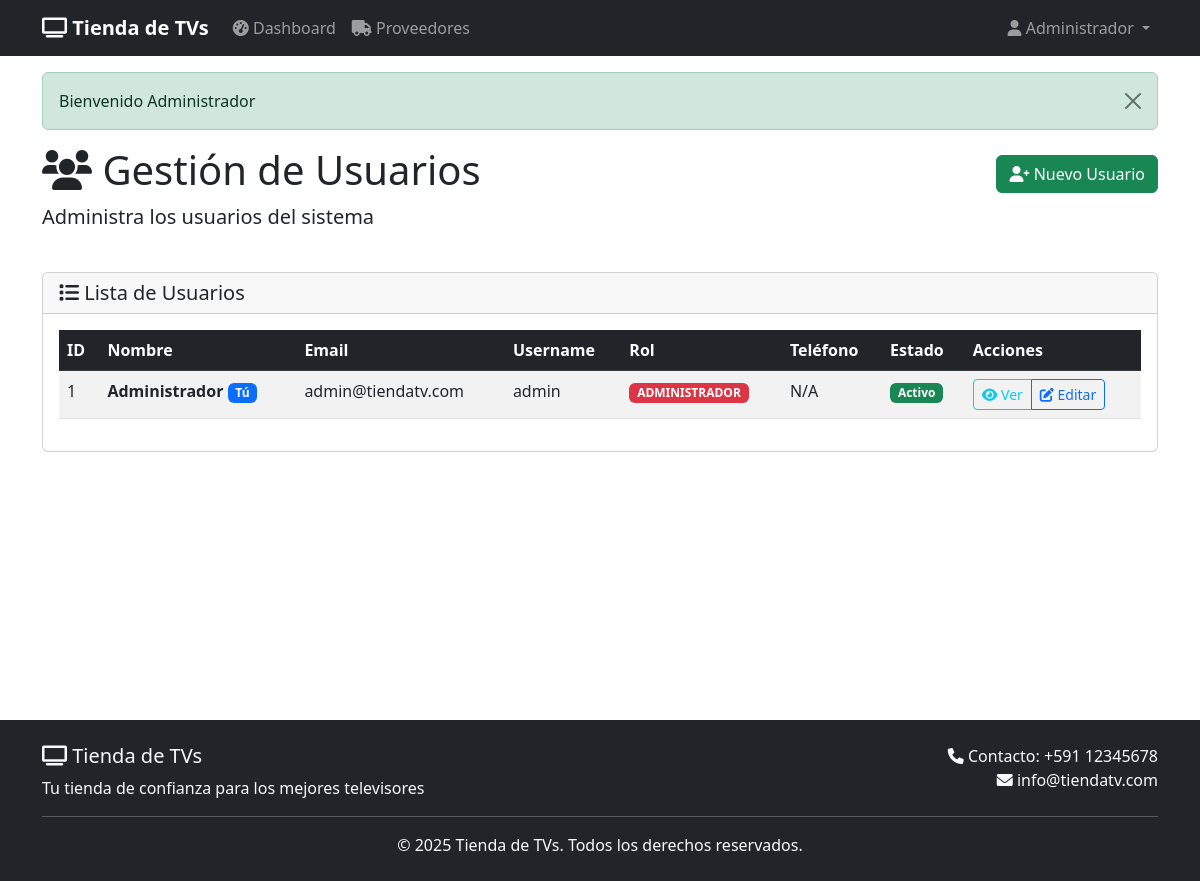
The app's page /?c=UsuariosController&a=index (signed in) with its own data.
### tables this page shows
CREATE TABLE usuario (
  id_usuario INT AUTO_INCREMENT PRIMARY KEY,
  nombre VARCHAR(100) NOT NULL,
  ci VARCHAR(20) UNIQUE,
  telefono VARCHAR(20),
  direccion VARCHAR(150),
  correo VARCHAR(100) UNIQUE,
  username VARCHAR(40) UNIQUE NOT NULL,
  password_hash VARCHAR(255) NOT NULL,
  rol ENUM('CLIENTE','ADMINISTRADOR') NOT NULL,
  fecha_nacimiento DATE,
  genero ENUM('M', 'F', 'OTRO'),
  ultimo_login DATETIME,
  avatar_url VARCHAR(255),
  estado TINYINT(1) DEFAULT 1,
  fecha_creacion DATETIME DEFAULT CURRENT_TIMESTAMP
);

### controllers/UsuariosController.php (called while the page is built, shortened)
<?php
require_once ROOT_CORE . '/Model.php';
require_once ROOT_CORE . '/../models/UsuarioModel.php';
class UsuariosController
{
    private $usuarioModel;
    public function __construct()
    {
        $this->usuarioModel = new UsuarioModel();
    }
    public function index()
    {
        $usuarios = $this->usuarioModel->getAll();
        include ROOT_VIEW . '/usuarios/index.php';
    }
}

### core/Conectar.php (called while the page is built, shortened)
<?php
class Conectar
{
    private $driver = "mysql";
    private $host = "127.0.0.1";
    private $port = "3306";
    private $user = "root";
    private $pass = "12345";
    private $database = "bd_televisor";
    public function conexionPDO()
    {
        $pdo = null;
        if ($this->driver == "mysql" || $this->driver == null) {
            try {
                $pdo = new PDO(
                    'mysql:host=' . $this->host . ';port=' . $this->port . ';dbname=' . $this->database . '',
                    $this->user,
                    $this->pass,
                    array(PDO::MYSQL_ATTR_INIT_COMMAND => "SET NAMES utf8")
                );
                $pdo->setAttribute(PDO::ATTR_ERRMODE, PDO::ERRMODE_EXCEPTION);
            } catch (\PDOException $e) {
                throw new \PDOException($e->getMessage(), (int) $e->getCode());
            }
        }
        return $pdo;
    }
}

### models/UsuarioModel.php (called while the page is built, shortened)
<?php
require_once ROOT_CORE . '/Model.php';
class UsuarioModel extends Model
{
    protected $table = 'usuario';
    public function getAll()
    {
        $sql = "SELECT * FROM {$this->table} WHERE estado = 1";
        $stmt = $this->executeQuery($sql);
        return $stmt ? $stmt->fetchAll(PDO::FETCH_ASSOC) : [];
    }
}

### core/Model.php (called while the page is built, shortened)
<?php
require_once 'Conectar.php';
class Model {
    protected $db;
    public function __construct() {
        $conectar = new Conectar();
        $this->db = $conectar->conexionPDO();
    }
    protected function executeQuery($sql, $params = []) {
        try {
            $stmt = $this->db->prepare($sql);
            $stmt->execute($params);
            return $stmt;
        } catch (PDOException $e) {
            error_log("Error en consulta: " . $e->getMessage());
            return false;
        }
    }
}
?>

### views/usuarios/index.php (the view, shortened to what this page needs)
<?php
include __DIR__ . '/../layouts/header.php';
?>
<div class="row mb-4">
    <div class="col-12">
        <div class="d-flex justify-content-between align-items-center">
            <h1><i class="fas fa-users"></i> Gestión de Usuarios</h1>
            <a href="<?php echo HTTP_BASE; ?>/?c=UsuariosController&a=crear" class="btn btn-success">
                <i class="fas fa-user-plus"></i> Nuevo Usuario
            </a>
        </div>
        <p class="lead">Administra los usuarios del sistema</p>
    </div>
</div>
<div class="row">
    <div class="col-12">
        <div class="card">
            <div class="card-header">
                <h5 class="card-title mb-0">
                    <i class="fas fa-list"></i> Lista de Usuarios
                </h5>
            </div>
            <div class="card-body">
                <?php if (empty($usuarios)): ?>
                    <div class="alert alert-info text-center">
                        <i class="fas fa-info-circle"></i> No hay usuarios registrados.
                    </div>
                <?php else: ?>
                    <div class="table-responsive">
                        <table class="table table-striped table-hover">
                            <thead class="table-dark">
                                <tr>
                                    <th>ID</th>
                                    <th>Nombre</th>
                                    <th>Email</th>
                                    <th>Username</th>
                                    <th>Rol</th>
                                    <th>Teléfono</th>
                                    <th>Estado</th>
                                    <th>Acciones</th>
                                </tr>
                            </thead>
                            <tbody>
                                <?php foreach ($usuarios as $usuario): ?>
                                    <tr>
                                        <td><?php echo $usuario['id_usuario']; ?></td>
                                        <td>
                                            <strong><?php echo $usuario['nombre']; ?></strong>
                                            <?php if ($usuario['id_usuario'] == $_SESSION['usuario']['id_usuario']): ?>
                                                <span class="badge bg-primary">Tú</span>
                                            <?php endif; ?>
                                        </td>
                                        <td><?php echo $usuario['correo']; ?></td>
                                        <td><?php echo $usuario['username']; ?></td>
                                        <td>
                                            <span class="badge bg-<?php echo $usuario['rol'] == 'ADMINISTRADOR' ? 'danger' : 'success'; ?>">
                                                <?php echo $usuario['rol']; ?>
                                            </span>
                                        </td>
                                        <td><?php echo $usuario['telefono'] ?: 'N/A'; ?></td>
                                        <td>
                                            <span class="badge bg-<?php echo $usuario['estado'] ? 'success' : 'danger'; ?>">
                                                <?php echo $usuario['estado'] ? 'Activo' : 'Inactivo'; ?>
                                            </span>
                                        </td>
                                        <td>
                                            <div class="btn-group btn-group-sm">
                                                <a href="<?php echo HTTP_BASE; ?>/?c=UsuariosController&a=ver&id=<?php echo $usuario['id_usuario']; ?>"
                                                    class="btn btn-outline-info">
                                                    <i class="fas fa-eye"></i> Ver
                                                </a>
                                                <a href="<?php echo HTTP_BASE; ?>/?c=UsuariosController&a=editar&id=<?php echo $usuario['id_usuario']; ?>"
                                                class="btn btn-outline-primary">
                                                    <i class="fas fa-edit"></i> Editar
                                                </a>
                                            </div>
                                        </td>
                                    </tr>
                                <?php endforeach; ?>
                            </tbody>
                        </table>
                    </div>
                <?php endif; ?>
            </div>
        </div>
    </div>
</div>
<?php include __DIR__ . '/../layouts/footer.php'; ?>

### views/layouts/header.php (style rules this page uses)
body { margin: 0; padding: 0; }

### records on screen
usuario: id_usuario "1", nombre "Administrador", shows "Tú", correo "admin@tiendatv.com", username "admin", rol "ADMINISTRADOR", telefono "N/A", estado "Activo"

### other values on screen
$_SESSION['usuario']['nombre'] "Administrador"
$_SESSION['success'] "Bienvenido Administrador"
